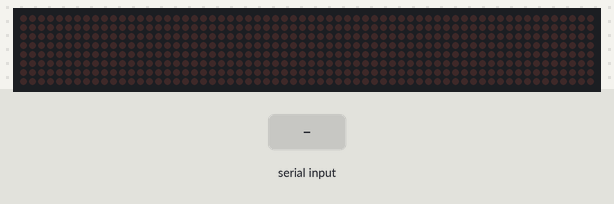
The sketch below on a simulated Arduino Uno, built with avr-gcc and run on an emulated ATmega328P. On the bench: 64×8 LED matrix. Inputs (shaded band) come from the test bench.

Above: at 1.2 s.
1.3 s: "d" received over Serial
At 2.5 s:
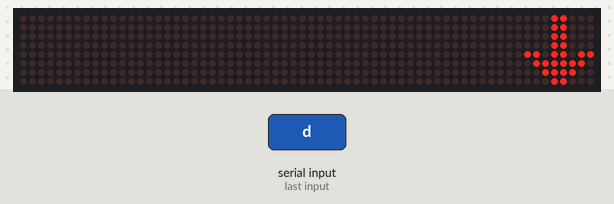
2.8 s: "u" received over Serial
At 3.8 s:
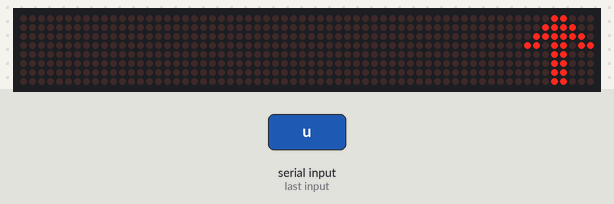
4.3 s: "l" received over Serial
At 5.0 s:
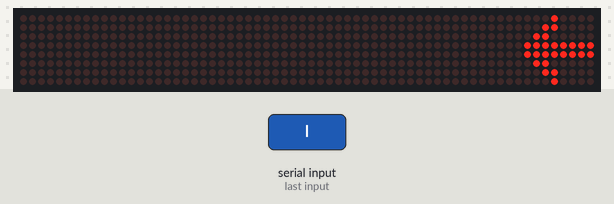
5.8 s: "r" received over Serial
At 6.1 s:
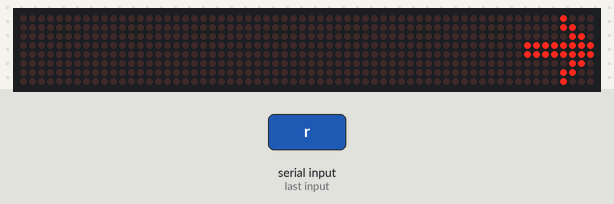
7.3 s: "g" received over Serial
At 8.5 s:
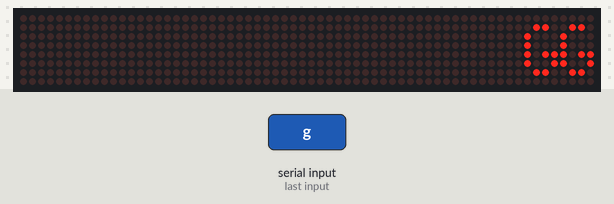
8.8 s: "o" received over Serial
At 9.6 s:
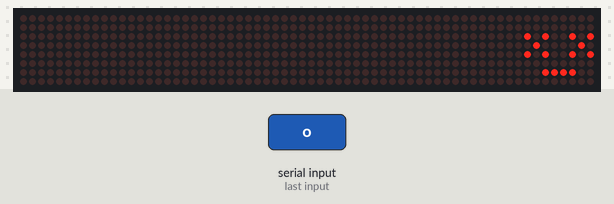
Timing chart, 0 to 11.3 s (numbered marks = the images above; inputs shaded):
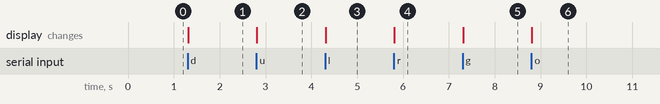

Measured:
- after the input at 1.3 s, the display: changes at once (image 1)
- after the input at 2.8 s, the display: changes at once (image 2)
- after the input at 4.3 s, the display: changes at once (image 3)
- after the input at 5.8 s, the display: changes at once (image 4)
- after the input at 7.3 s, the display: changes at once (image 5)
- after the input at 8.8 s, the display: changes at once (image 6)

The sketch:

arduino.ino
```cpp
#include <LedControl.h>

int DIN = 11;
int CS =  12;
int CLK = 13;
LedControl lc=LedControl(DIN,CLK,CS,0);
int val = 0;
int succ = 0;
int fail = 0;
char value = 'f';

void setup(){
 lc.shutdown(0,false);
 lc.setIntensity(0,3);
 lc.clearDisplay(0);
 pinMode(4, INPUT);
 Serial.begin(9600);
}

void loop(){

    byte zero[8]=   {0x3C,0x66,0x42,0x42,0x42,0x42,0x66,0x3C};
    byte un[8]=     {0x18,0x18,0x18,0x18,0x18,0x18,0x18,0x18};
    byte t[8]=      {0x7E,0x7E,0x18,0x18,0x18,0x18,0x18,0x18};
    byte h[8]=      {0x66,0x66,0x66,0x7E,0x7E,0x66,0x66,0x66};
    byte e[8]=      {0x7E,0x7E,0x60,0x7C,0x7C,0x60,0x7E,0x7E};
    byte m[8]=      {0xC3,0xE7,0xFF,0xDB,0xC3,0xC3,0xC3,0xC3};
    byte a[8]=      {0x7E,0x7E,0x66,0x66,0x7E,0x7E,0x66,0x66};
    byte z[8]=      {0x7E,0x7E,0x06,0x1E,0x78,0x60,0x7E,0x7E};
    byte up[8]=     {0x18,0x3C,0x7E,0xDB,0x18,0x18,0x18,0x18};
    byte down[8]=   {0x18,0x18,0x18,0x18,0xDB,0x7E,0x3C,0x18};
    byte left[8]=   {0x10,0x30,0x60,0xFF,0xFF,0x60,0x30,0x10};
    byte righty[8]= {0x08,0x0C,0x06,0xFF,0xFF,0x06,0x0C,0x08};
    byte gg[8]=     {0x00,0x66,0x88,0x88,0xBB,0x99,0x66,0x00};
    byte boom[8]=   {0x00,0x00,0xA5,0x42,0xA5,0x00,0x3C,0x00};
     if(Serial.available() > 0)
  {
     value = Serial.read();
        if(value == 'd')
    {
       lc.clearDisplay(0);
       printByte(down);
    }
      else if(value == 'u')
    {
        lc.clearDisplay(0);
        printByte(up);
    }
      else if(value == 'l')
    {
        lc.clearDisplay(0);
        printByte(left);
    }
      else if(value == 'r')
    {
        lc.clearDisplay(0);
        printByte(righty);
    }
    else if(value == 'g')
    {
        lc.clearDisplay(0);
        printByte(gg);
        delay(100);
    }
    else if(value == 'o')
    {
      lc.clearDisplay(0);
      printByte(boom);
    }
    else if(value == '0')
    {
        lc.clearDisplay(0);
    }
  }
}

void printByte(byte character [])
{
  int i = 0;
  for(i=0;i<8;i++)
  {
    lc.setRow(0,i,character[i]);
  }
}
```
